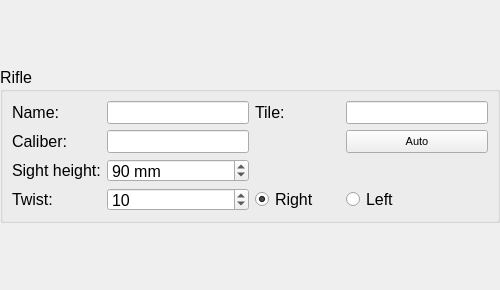
<?xml version="1.0" encoding="UTF-8"?>
<ui version="4.0">
 <class>rifle</class>
 <widget class="QWidget" name="rifle">
  <property name="geometry">
   <rect>
    <x>0</x>
    <y>0</y>
    <width>500</width>
    <height>290</height>
   </rect>
  </property>
  <property name="windowTitle">
   <string>Form</string>
  </property>
  <layout class="QGridLayout" name="gridLayout">
   <property name="leftMargin">
    <number>0</number>
   </property>
   <property name="topMargin">
    <number>0</number>
   </property>
   <property name="rightMargin">
    <number>0</number>
   </property>
   <property name="bottomMargin">
    <number>0</number>
   </property>
   <property name="spacing">
    <number>0</number>
   </property>
   <item row="0" column="0">
    <widget class="QGroupBox" name="rifleGroupBox">
     <property name="sizePolicy">
      <sizepolicy hsizetype="Expanding" vsizetype="Fixed">
       <horstretch>0</horstretch>
       <verstretch>0</verstretch>
      </sizepolicy>
     </property>
     <property name="minimumSize">
      <size>
       <width>500</width>
       <height>156</height>
      </size>
     </property>
     <property name="maximumSize">
      <size>
       <width>16777215</width>
       <height>156</height>
      </size>
     </property>
     <property name="font">
      <font>
       <pointsize>12</pointsize>
       <underline>false</underline>
       <kerning>true</kerning>
      </font>
     </property>
     <property name="styleSheet">
      <string notr="true"/>
     </property>
     <property name="title">
      <string>Rifle</string>
     </property>
     <property name="alignment">
      <set>Qt::AlignLeading|Qt::AlignLeft|Qt::AlignTop</set>
     </property>
     <layout class="QGridLayout" name="gridLayout_2">
      <item row="0" column="1">
       <widget class="QLineEdit" name="rifleName">
        <property name="sizePolicy">
         <sizepolicy hsizetype="Preferred" vsizetype="Preferred">
          <horstretch>0</horstretch>
          <verstretch>0</verstretch>
         </sizepolicy>
        </property>
        <property name="font">
         <font>
          <pointsize>12</pointsize>
         </font>
        </property>
        <property name="styleSheet">
         <string notr="true"/>
        </property>
        <property name="text">
         <string notr="true"/>
        </property>
        <property name="maxLength">
         <number>20</number>
        </property>
        <property name="frame">
         <bool>true</bool>
        </property>
       </widget>
      </item>
      <item row="2" column="0">
       <widget class="QLabel" name="label_67">
        <property name="sizePolicy">
         <sizepolicy hsizetype="Preferred" vsizetype="Preferred">
          <horstretch>0</horstretch>
          <verstretch>0</verstretch>
         </sizepolicy>
        </property>
        <property name="font">
         <font>
          <pointsize>12</pointsize>
         </font>
        </property>
        <property name="text">
         <string>Sight height:</string>
        </property>
       </widget>
      </item>
      <item row="0" column="0">
       <widget class="QLabel" name="label_22">
        <property name="sizePolicy">
         <sizepolicy hsizetype="Preferred" vsizetype="Preferred">
          <horstretch>0</horstretch>
          <verstretch>0</verstretch>
         </sizepolicy>
        </property>
        <property name="font">
         <font>
          <pointsize>12</pointsize>
         </font>
        </property>
        <property name="text">
         <string>Name:</string>
        </property>
       </widget>
      </item>
      <item row="1" column="0">
       <widget class="QLabel" name="label_23">
        <property name="sizePolicy">
         <sizepolicy hsizetype="Preferred" vsizetype="Preferred">
          <horstretch>0</horstretch>
          <verstretch>0</verstretch>
         </sizepolicy>
        </property>
        <property name="font">
         <font>
          <pointsize>12</pointsize>
         </font>
        </property>
        <property name="text">
         <string>Caliber:</string>
        </property>
       </widget>
      </item>
      <item row="3" column="0">
       <widget class="QLabel" name="label_68">
        <property name="sizePolicy">
         <sizepolicy hsizetype="Preferred" vsizetype="Preferred">
          <horstretch>0</horstretch>
          <verstretch>0</verstretch>
         </sizepolicy>
        </property>
        <property name="font">
         <font>
          <pointsize>12</pointsize>
         </font>
        </property>
        <property name="text">
         <string>Twist:</string>
        </property>
       </widget>
      </item>
      <item row="2" column="1">
       <widget class="QSpinBox" name="sh">
        <property name="sizePolicy">
         <sizepolicy hsizetype="Preferred" vsizetype="Preferred">
          <horstretch>0</horstretch>
          <verstretch>0</verstretch>
         </sizepolicy>
        </property>
        <property name="font">
         <font>
          <pointsize>12</pointsize>
         </font>
        </property>
        <property name="styleSheet">
         <string notr="true"/>
        </property>
        <property name="suffix">
         <string> mm</string>
        </property>
        <property name="maximum">
         <number>200</number>
        </property>
        <property name="value">
         <number>90</number>
        </property>
       </widget>
      </item>
      <item row="3" column="2">
       <widget class="QRadioButton" name="rightTwist">
        <property name="enabled">
         <bool>true</bool>
        </property>
        <property name="sizePolicy">
         <sizepolicy hsizetype="Preferred" vsizetype="Preferred">
          <horstretch>0</horstretch>
          <verstretch>0</verstretch>
         </sizepolicy>
        </property>
        <property name="styleSheet">
         <string notr="true"/>
        </property>
        <property name="text">
         <string>Right</string>
        </property>
        <property name="checked">
         <bool>true</bool>
        </property>
       </widget>
      </item>
      <item row="3" column="3">
       <widget class="QRadioButton" name="leftTwist">
        <property name="sizePolicy">
         <sizepolicy hsizetype="Preferred" vsizetype="Preferred">
          <horstretch>0</horstretch>
          <verstretch>0</verstretch>
         </sizepolicy>
        </property>
        <property name="styleSheet">
         <string notr="true"/>
        </property>
        <property name="text">
         <string>Left</string>
        </property>
       </widget>
      </item>
      <item row="3" column="1">
       <widget class="QSpinBox" name="twist">
        <property name="sizePolicy">
         <sizepolicy hsizetype="Preferred" vsizetype="Preferred">
          <horstretch>0</horstretch>
          <verstretch>0</verstretch>
         </sizepolicy>
        </property>
        <property name="font">
         <font>
          <pointsize>12</pointsize>
         </font>
        </property>
        <property name="styleSheet">
         <string notr="true"/>
        </property>
        <property name="suffix">
         <string/>
        </property>
        <property name="maximum">
         <number>20</number>
        </property>
        <property name="value">
         <number>10</number>
        </property>
       </widget>
      </item>
      <item row="0" column="2">
       <widget class="QLabel" name="label_24">
        <property name="sizePolicy">
         <sizepolicy hsizetype="Preferred" vsizetype="Preferred">
          <horstretch>0</horstretch>
          <verstretch>0</verstretch>
         </sizepolicy>
        </property>
        <property name="font">
         <font>
          <pointsize>12</pointsize>
         </font>
        </property>
        <property name="text">
         <string>Tile:</string>
        </property>
       </widget>
      </item>
      <item row="1" column="1">
       <widget class="QLineEdit" name="caliberName">
        <property name="sizePolicy">
         <sizepolicy hsizetype="Preferred" vsizetype="Preferred">
          <horstretch>0</horstretch>
          <verstretch>0</verstretch>
         </sizepolicy>
        </property>
        <property name="font">
         <font>
          <pointsize>12</pointsize>
         </font>
        </property>
        <property name="styleSheet">
         <string notr="true"/>
        </property>
        <property name="text">
         <string notr="true"/>
        </property>
        <property name="maxLength">
         <number>20</number>
        </property>
       </widget>
      </item>
      <item row="0" column="3">
       <widget class="QLineEdit" name="caliberShort">
        <property name="sizePolicy">
         <sizepolicy hsizetype="Preferred" vsizetype="Preferred">
          <horstretch>0</horstretch>
          <verstretch>0</verstretch>
         </sizepolicy>
        </property>
        <property name="minimumSize">
         <size>
          <width>0</width>
          <height>0</height>
         </size>
        </property>
        <property name="font">
         <font>
          <pointsize>12</pointsize>
         </font>
        </property>
        <property name="styleSheet">
         <string notr="true"/>
        </property>
        <property name="text">
         <string notr="true"/>
        </property>
        <property name="maxLength">
         <number>8</number>
        </property>
       </widget>
      </item>
      <item row="1" column="3">
       <widget class="QPushButton" name="autoTile">
        <property name="sizePolicy">
         <sizepolicy hsizetype="Preferred" vsizetype="Preferred">
          <horstretch>0</horstretch>
          <verstretch>0</verstretch>
         </sizepolicy>
        </property>
        <property name="font">
         <font>
          <pointsize>8</pointsize>
          <weight>50</weight>
          <italic>false</italic>
          <bold>false</bold>
          <underline>false</underline>
         </font>
        </property>
        <property name="toolTip">
         <string>&lt;font color=black&gt;Convert&lt;/font&gt;</string>
        </property>
        <property name="text">
         <string>Auto</string>
        </property>
        <property name="iconSize">
         <size>
          <width>16</width>
          <height>16</height>
         </size>
        </property>
       </widget>
      </item>
     </layout>
    </widget>
   </item>
  </layout>
 </widget>
 <resources/>
 <connections/>
</ui>
